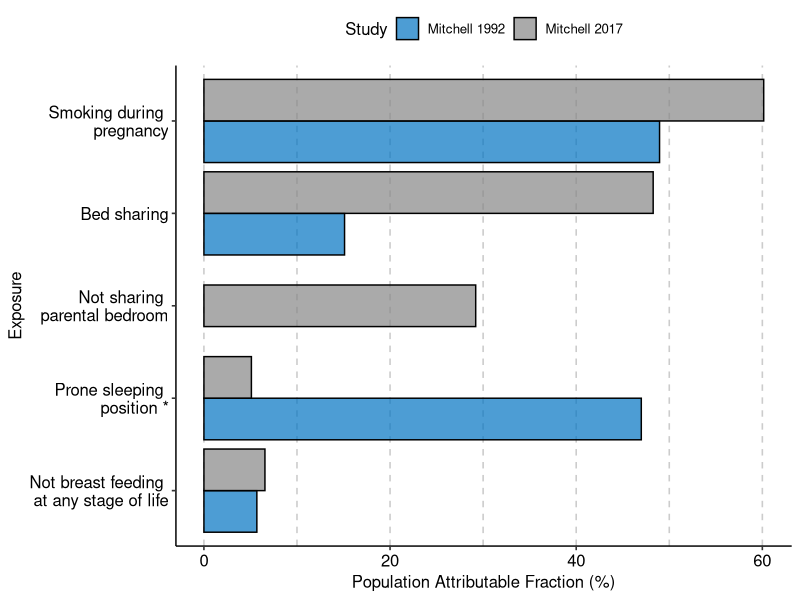

This chart was generated by the following R code: (Note: this script raises an error after producing the figure.)
library(tidyverse)
library(readxl)
library(magrittr)
library(ggpubr)

paf <- read_excel(here::here("data", "risk-factors.xlsx"), 
                         sheet = "PAF")

aor <- read_excel(here::here("data", "risk-factors.xlsx"), 
                  sheet = "aOR")

paf %<>%
  mutate(Exposure = case_when(
    Exposure == "Not breast feeding at any stage of life" ~
    "Not breast feeding \nat any stage of life",
    Exposure == "Prone sleeping position" ~ "Prone sleeping \nposition *",
    Exposure == "Smoking during pregnancy" ~ "Smoking during \npregnancy",
    Exposure == "Not sharing parental bedroom" ~ "Not sharing \nparental bedroom",
    TRUE ~ Exposure))

order <- c("Not breast feeding \nat any stage of life", "Prone sleeping \nposition *",
           "Not sharing \nparental bedroom", "Bed sharing",
           "Smoking during \npregnancy")

paf$Exposure <- factor(paf$Exposure, levels = order)

aor %<>%
  mutate(Exposure = case_when(
    Exposure == "Not breast feeding at any stage of life" ~
      "Not breast feeding \nat any stage of life",
    Exposure == "Prone sleeping position" ~ "Prone sleeping \nposition *",
    Exposure == "Smoking during pregnancy" ~ "Smoking during \npregnancy",
    Exposure == "Not sharing parental bedroom" ~ "Not sharing \nparental bedroom",
    TRUE ~ Exposure))

order <- c("Not breast feeding \nat any stage of life", "Prone sleeping \nposition *",
           "Not sharing \nparental bedroom", "Bed sharing",
           "Smoking during \npregnancy")

aor$Exposure <- factor(aor$Exposure, levels = order)


# PAF Bar Plot ------------------------------------------------------------

paf_plot <- ggplot(data = paf) +
  geom_bar(aes(x = PAF, y = Exposure, fill = Study), 
           alpha = 0.7, color = "black",
           stat = "identity",
           position = position_dodge2(padding = 0, preserve = "single")) +
  scale_fill_manual(values = c("#0073C2FF", "#868686FF")) +
  scale_color_manual(values = c("#0073C2FF", "#868686FF")) +
  xlab("Population Attributable Fraction (%)") +
  ylab("Exposure") +
  theme_pubr() +
  theme(panel.grid.major.x = element_line(color = "grey80",
                                          linetype = "dashed"),
        panel.grid.minor.x = element_line(color = "grey80",
                                          linetype = "dashed"))

# PAF Table ---------------------------------------------------------------

paf_table <- paf %>%
  select(-c(pc:`Upper CI`)) %>%
  pivot_wider(names_from = Study, values_from = "PAF") %>%
  select("Exposure", "Mitchell 1992", "Mitchell 2017") %>%
  mutate_if(is.numeric, round, digits = 2) %>%
  replace(is.na(.), "-") %>%
  arrange(desc(Exposure))


# OR Table ----------------------------------------------------------------

table_df <- paf %>%
  mutate_if(is.numeric, round, digits = 2) %>%
  mutate(OR = paste0(
    sprintf("%.2f", OR), 
    " (", 
    sprintf("%.2f",`Lower CI`), 
    ", ", 
    sprintf("%.2f",`Upper CI`), 
    ")"))

or_table <- table_df %>%
  select(-c(pc, `Lower CI`:PAF)) %>%
  pivot_wider(names_from = Study, values_from = "OR") %>%
  replace(is.na(.), "-") %>%
  arrange(desc(Exposure))


# PAF and OR Plot ---------------------------------------------------------

paf_table_p <- ggtexttable(paf_table, rows = NULL, 
            theme = ttheme("default"))

or_table_p <- ggtexttable(or_table, rows = NULL, 
                           theme = ttheme("default"))

paf_comb_p <- ggarrange(paf_plot, 
          ggarrange(paf_table_p, or_table_p, 
                    nrow = 2,
                    labels = c("Population Attributable Fraction (%)",
                               "Odds Ratio (Univariate)"),
                    hjust = c(-0.17, -0.6),
                    vjust = c(1, 1)),
          ncol = 2)

ggsave(filename = "paf-plot.png", plot = paf_comb_p, path = here::here("out"),
       width = 23, height = 15, units = "cm")


# aOR Table ---------------------------------------------------------------

aor_summary <- aor %>%
  mutate_if(is.numeric, round, digits = 2) %>%
  mutate(aOR = case_when(
    is.na(Caveat) == TRUE ~ paste0(
    sprintf("%.2f", aOR), 
    " (", 
    sprintf("%.2f",`Lower CI`), 
    ", ", 
    sprintf("%.2f",`Upper CI`), 
    ")"),
    TRUE ~ paste0(
      sprintf("%.2f", aOR), 
      " (", 
      sprintf("%.2f",`Lower CI`), 
      ", ", 
      sprintf("%.2f",`Upper CI`), 
      ")", 
      "\n ",
      Caveat)
  ))

aor_table <- aor_summary %>%
  select(-c(Caveat, `Lower CI`, `Upper CI`)) %>%
  pivot_wider(names_from = Study, values_from = "aOR") %>%
  replace(is.na(.), "-") %>%
  arrange(desc(Exposure))



# PAF and aOR Plot --------------------------------------------------------

aor_table_p <- ggtexttable(aor_table, rows = NULL, 
                          theme = ttheme("default"))

aor_comb_p <- ggarrange(paf_plot, 
                        ggarrange(aor_table_p, or_table_p, 
                                  nrow = 2,
                                  labels = c("Odds Ratio (Multivariate)",
                                             "Odds Ratio (Univariate)"),
                                  hjust = c(-0.17, -0.6),
                                  vjust = c(1, 1)),
                        ncol = 2)

ggsave(filename = "paf-aor-plot.png", plot = aor_comb_p, path = here::here("out"),
       width = 23, height = 15, units = "cm")
